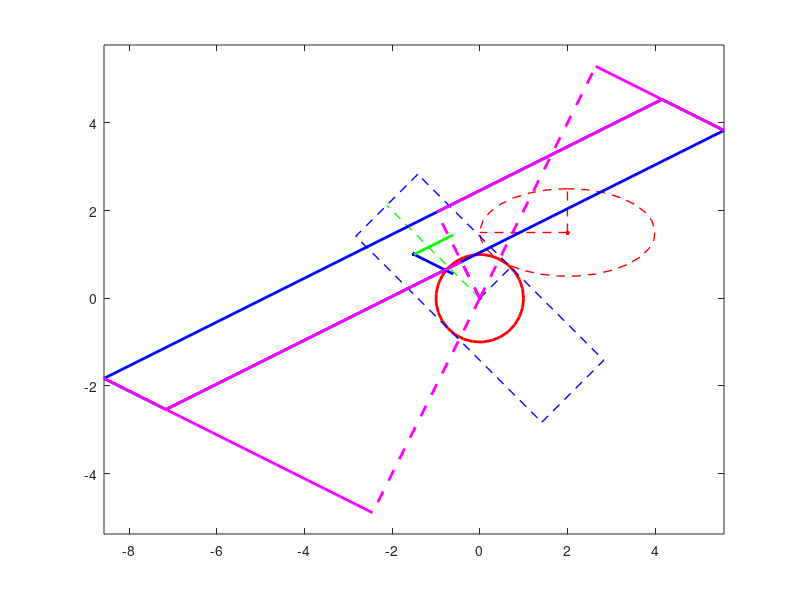

Here is the MATLAB script that generated this plot:
function testCircleLine

  sides();
%  corners();

end

function sides()
  figure
  xplus();
  %xminus();
  %yminus();
end

function corners()
  figure
  xplusyminus();
  %xplusyplus();
  %xminusyplus();
  %xminusyminus();
end

function xplus()
  angle = 90*pi/180;
  cx = 2; cy = 1.5; lx = 1; ly = 2;
  mx = 0; my = 0; ex = 1; ey = 3;
  [u0, u1, N] = drawEllipse(cx, cy, lx, ly, angle);
  [v0, v1] = drawRect(mx, my, cx, cy, ex, ey, 0.5*angle, N);
end

function xminus()
  angle = 0*pi/180;
  cx = -2; cy = -1.5; lx = 1; ly = 2;
  mx = 0; my = 0; ex = 1; ey = 3;
  [u0, u1, N] = drawEllipse(cx, cy, lx, ly, angle);
  [v0, v1] = drawRect(mx, my, cx, cy, ex, ey, angle, N);
end

function yminus()
  angle = 90*pi/180;
  cx = -0.5; cy = -2.5; lx = 1; ly = 2;
  mx = 0; my = 0; ex = 1; ey = 3;
  [u0, u1, N] = drawEllipse(cx, cy, lx, ly, angle);
  [v0, v1] = drawRect(mx, my, cx, cy, ex, ey, angle, N);
end

function xplusyminus()
  angle = -40*pi/180;
  cx = 2; cy = -2; lx = 1; ly = 2;
  mx = 0; my = 0; ex = 1; ey = 3;
  [u0, u1, N] = drawEllipse(cx, cy, lx, ly, angle);
  [v0, v1] = drawRect(mx, my, cx, cy, ex, ey, 1.5*angle, N);
end

function xplusyplus()
  angle = 40*pi/180;
  cx = 2; cy = 2; lx = 1; ly = 2;
  mx = 0; my = 0; ex = 1; ey = 3;
  [u0, u1, N] = drawEllipse(cx, cy, lx, ly, angle);
  [v0, v1] = drawRect(mx, my, cx, cy, ex, ey, angle, N);
end

function xminusyplus()
  angle = -20*pi/180;
  cx = -2; cy = 2; lx = 1; ly = 2;
  mx = 0; my = 0; ex = 1; ey = 3;
  [u0, u1, N] = drawEllipse(cx, cy, lx, ly, angle);
  [v0, v1] = drawRect(mx, my, cx, cy, ex, ey, angle, N);
end

function xminusyminus()
  angle = 20*pi/180;
  cx = -2; cy = -2; lx = 1; ly = 2;
  mx = 0; my = 0; ex = 1; ey = 3;
  [u0, u1, N] = drawEllipse(cx, cy, lx, ly, angle);
  [v0, v1] = drawRect(mx, my, cx, cy, ex, ey, angle, N);
end

function [u0, u1, N] = drawEllipse(cx, cy, ax, ay, angle)

  theta = linspace(0, 360*pi/180, 30);
  x = ax*cos(theta);
  y = ay*sin(theta);
  M = [cos(angle) -sin(angle);sin(angle) cos(angle)];
  xx =  [x;y];
  xxp = M*xx;
  plot(xxp(1,:) + cx, xxp(2,:) + cy, 'r--', 'LineWidth', 1); hold on;
  plot(cx, cy, 'r.', 'MarkerSize', 10); hold on;
  axis equal;

  u0o = [0 ax; 0 0];
  u1o = [0 0; 0 ay];
  u0p = M*u0o;
  u1p = M*u1o;
  plot(u0p(1,:) + cx, u0p(2,:) + cy, 'r--', 'LineWidth', 1); hold on;
  plot(u1p(1,:) + cx, u1p(2,:) + cy, 'r--', 'LineWidth', 1); hold on;

  u0 = (u0p(:,2) - u0p(:,1));
  u1 = (u1p(:,2) - u1p(:,1));
  u0 = u0/norm(u0);
  u1 = u1/norm(u1);

  N = [u0(1,1)/ax u0(2,1)/ax; u1(1,1)/ay u1(2,1)/ay];
  xxpp = N*xxp;
  plot(xxpp(1,:), xxpp(2,:), 'r-', 'LineWidth', 2); hold on;

end
  
function [v0s, v1s] = drawRect(mx, my, cx, cy, ax, ay, angle, N)

  x = [mx-ax mx+ax mx+ax mx-ax mx-ax];
  y = [my-ay my-ay my+ay my+ay my-ay];
  M = [cos(angle) -sin(angle);sin(angle) cos(angle)];
  xx =  [x;y];
  xxp = M*xx;

  plot(xxp(1,:) + mx, xxp(2,:) + my, 'b--', 'LineWidth', 1); hold on;
  plot(mx, my, 'b.', 'MarkerSize', 10); hold on;

  v0o = [0 ax; 0 0];
  v1o = [0 0; 0 ay];
  v0p = M*v0o;
  v1p = M*v1o;
  plot(v0p(1,:) + mx, v0p(2,:) + my, 'b--', 'LineWidth', 1); hold on;
  plot(v1p(1,:) + mx, v1p(2,:) + my, 'g--', 'LineWidth', 1); hold on;

  v0 = (v0p(:,2) - v0p(:,1));
  v1 = (v1p(:,2) - v1p(:,1));
  v0 = v0/norm(v0);
  v1 = v1/norm(v1);

  ww = [mx - cx; mx - cy];
  mp = N*ww
  v0s = N*(v0*ax);
  v1s = N*(v1*ay);
  v0c = v0s/norm(v0s) + mp;
  v1c = v1s/norm(v1s) + mp;

  plot(mp(1,1), mp(2,1), 'b.', 'MarkerSize', 10); hold on;
  plot([mp(1,1) v0c(1,1)], [mp(2,1) v0c(2,1)], 'b-', 'LineWidth', 2); hold on;
  plot([mp(1,1) v1c(1,1)], [mp(2,1) v1c(2,1)], 'g-', 'LineWidth', 2); hold on;

  xx = [mp - v0s*ax - v1s*ay ...
        mp + v0s*ax - v1s*ay ...
        mp + v0s*ax + v1s*ay ...
        mp - v0s*ax + v1s*ay ...
        mp - v0s*ax - v1s*ay];
  plot(xx(1,:), xx(2,:), 'b-', 'LineWidth', 2); hold on;
  xx

  [t1, d1] = distance(0, 0, xx(1,1:2), xx(2,1:2))
  [t2, d2] = distance(0, 0, xx(1,2:3), xx(2,2:3))
  [t3, d3] = distance(0, 0, xx(1,3:4), xx(2,3:4))
  [t4, d4] = distance(0, 0, xx(1,4:5), xx(2,4:5))

  p1 = xx(:,1) + (xx(:,2)-xx(:,1))*t1;
  plot([xx(1,1) p1(1,1)],[xx(2,1) p1(2,1)],'m-', 'LineWidth', 2);
  plot([0 p1(1,1)],[0 p1(2,1)],'m--', 'LineWidth', 2);

  p2 = xx(:,2) + (xx(:,3)-xx(:,2))*t2;
  plot([xx(1,2) p2(1,1)],[xx(2,2) p2(2,1)],'m-', 'LineWidth', 2);
  plot([0 p2(1,1)],[0 p2(2,1)],'m--', 'LineWidth', 2);

  p3 = xx(:,3) + (xx(:,4)-xx(:,3))*t3;
  plot([xx(1,3) p3(1,1)],[xx(2,3) p3(2,1)],'m-', 'LineWidth', 2);
  plot([0 p3(1,1)],[0 p3(2,1)],'m--', 'LineWidth', 2);

  p4 = xx(:,4) + (xx(:,5)-xx(:,4))*t4;
  plot([xx(1,4) p4(1,1)],[xx(2,4) p4(2,1)],'m-', 'LineWidth', 2);
  plot([0 p4(1,1)],[0 p4(2,1)],'m--', 'LineWidth', 2);
end

function [t, d] = distance(px, py, segx, segy)

  x0 = [px; py; 0];
  x1 = [segx(1); segy(1); 0];
  x2 = [segx(2); segy(2); 0];

  x1x0 = x1 - x0;
  x2x0 = x2 - x0;
  x2x1 = x2 - x1;
  

  t = -dot(x1x0, x2x1)/norm(x2x1)^2;
  d = norm(cross(-x1x0, -x2x0))/norm(x2x1);
end
